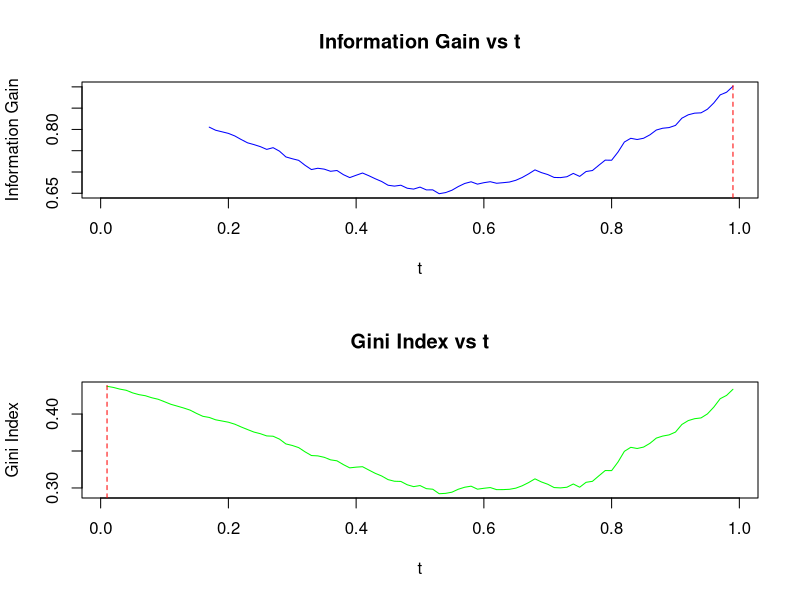

The R script that drew this image:
# Function to compute information gain
information_gain <- function(p1, p2) {
  - (p1 * log2(p1) + p2 * log2(p2))
}

# Function to compute Gini index
gini_index <- function(p1, p2) {
  1 - (p1^2 + p2^2)
}

# Generate sample data
set.seed(123)
n <- 1000
X1 <- runif(n)
X2 <- runif(n)
g <- 2
Y <- ifelse(X2 < X1^g, "A", "B")

# Initialize vectors to store results
t_values <- seq(0.01, 0.99, by = 0.01)
info_gain_values <- numeric(length(t_values))
gini_index_values <- numeric(length(t_values))

# Compute information gain and Gini index for different t values
for (i in seq_along(t_values)) {
  t <- t_values[i]
  # Split data based on t
  part1 <- Y[X1 <= t]
  part2 <- Y[X1 > t]
  
  # Compute class probabilities for each part
  p1_A <- sum(part1 == "A") / length(part1)
  p1_B <- sum(part1 == "B") / length(part1)
  p2_A <- sum(part2 == "A") / length(part2)
  p2_B <- sum(part2 == "B") / length(part2)
  
  # Compute information gain and Gini index
  info_gain_values[i] <- information_gain(p1_A, p1_B) * length(part1) / n +
    information_gain(p2_A, p2_B) * length(part2) / n
  
  gini_index_values[i] <- gini_index(p1_A, p1_B) * length(part1) / n +
    gini_index(p2_A, p2_B) * length(part2) / n
}

# Plot the information gain and Gini index functions
par(mfrow = c(2, 1))
plot(t_values, info_gain_values, type = "l", col = "blue", xlab = "t", ylab = "Information Gain",
     main = "Information Gain vs t")
abline(v = t_values[which.max(info_gain_values)], col = "red", lty = 2)

plot(t_values, gini_index_values, type = "l", col = "green", xlab = "t", ylab = "Gini Index",
     main = "Gini Index vs t")
abline(v = t_values[which.max(gini_index_values)], col = "red", lty = 2)
